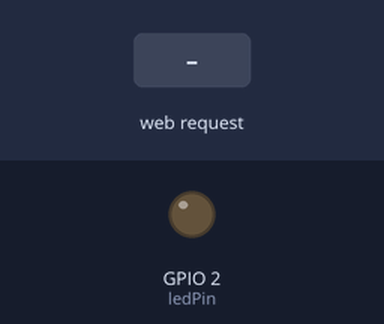
The program below on a simulated ESP32. Parts: output pins drawn as LEDs (lit = HIGH). The inputs (shaded band) are chosen by the test bench. WiFi joins after 1.5 s; servers stay silent unless stated; storage starts empty; what the program prints to the serial monitor is not drawn.

Above: at 2.7 s.
2.8 s: HTTP request GET /on received
At 4.0 s:
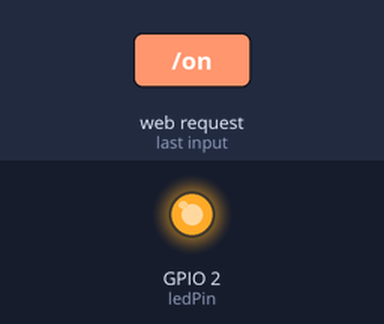
4.3 s: HTTP request GET /off received
At 5.4 s:
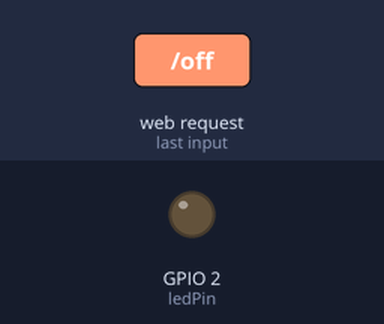
Timing chart, 0 to 7.3 s (numbered marks = the images above; inputs shaded):
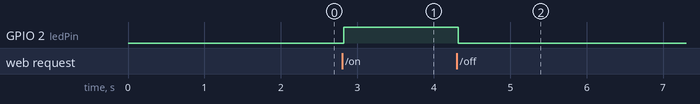

The program:

main.cpp
```cpp
#include <Arduino.h>
#include <WiFi.h>
#include <AsyncTCP.h>
#include <ESPAsyncWebServer.h>
#include <LittleFS.h>

const char *ssid = "Ilies";
const char *password = "ovvl1205";

const int ledPin = 2;  // LED intégrée à l'ESP32
const int potPin = 34; // Potentiomètre (ADC1_CH6)

String ledState;

AsyncWebServer server(80);

// Remplace l'espace réservé repéré par des % dans index.html
String processor(const String &var)
{
    float mesure = analogRead(potPin);
    Serial.println(var);
    Serial.println(String(mesure));
    return String(mesure);
}

void setup()
{
    Serial.begin(115200);
    pinMode(ledPin, OUTPUT);

    // ----------- LittleFS -----------
    if (!LittleFS.begin())
    {
        Serial.println("Erreur LittleFS...");
        return;
    }

    // ----------- WIFI ---------------
    WiFi.begin(ssid, password);
    Serial.print("Tentative de connexion...");

    while (WiFi.status() != WL_CONNECTED)
    {
        Serial.print(".");
        delay(500);
    }

    Serial.println("\nConnexion établie !");
    Serial.print("Adresse IP: ");
    Serial.println(WiFi.localIP());

    // ----------- SERVEUR ------------

    server.on("/", HTTP_GET, [](AsyncWebServerRequest *request)
              { request->send(LittleFS, "/index.html", String(), false, processor); });

    server.on("/style.css", HTTP_GET, [](AsyncWebServerRequest *request)
              { request->send(LittleFS, "/style.css", "text/css"); });

    server.on("/on", HTTP_GET, [](AsyncWebServerRequest *request)
              {
        digitalWrite(ledPin, HIGH);
        request->send(LittleFS, "/index.html", String(), false, processor); });

    server.on("/off", HTTP_GET, [](AsyncWebServerRequest *request)
              {
        digitalWrite(ledPin, LOW);
        request->send(LittleFS, "/index.html", String(), false, processor); });

    server.begin();
    Serial.println("Serveur démarré !");
}

void loop()
{
    // Vide
}
```

Measured:
- after the input at 2.8 s, GPIO 2 (ledPin): LOW → HIGH at once
- after the input at 4.3 s, GPIO 2 (ledPin): HIGH → LOW at once
